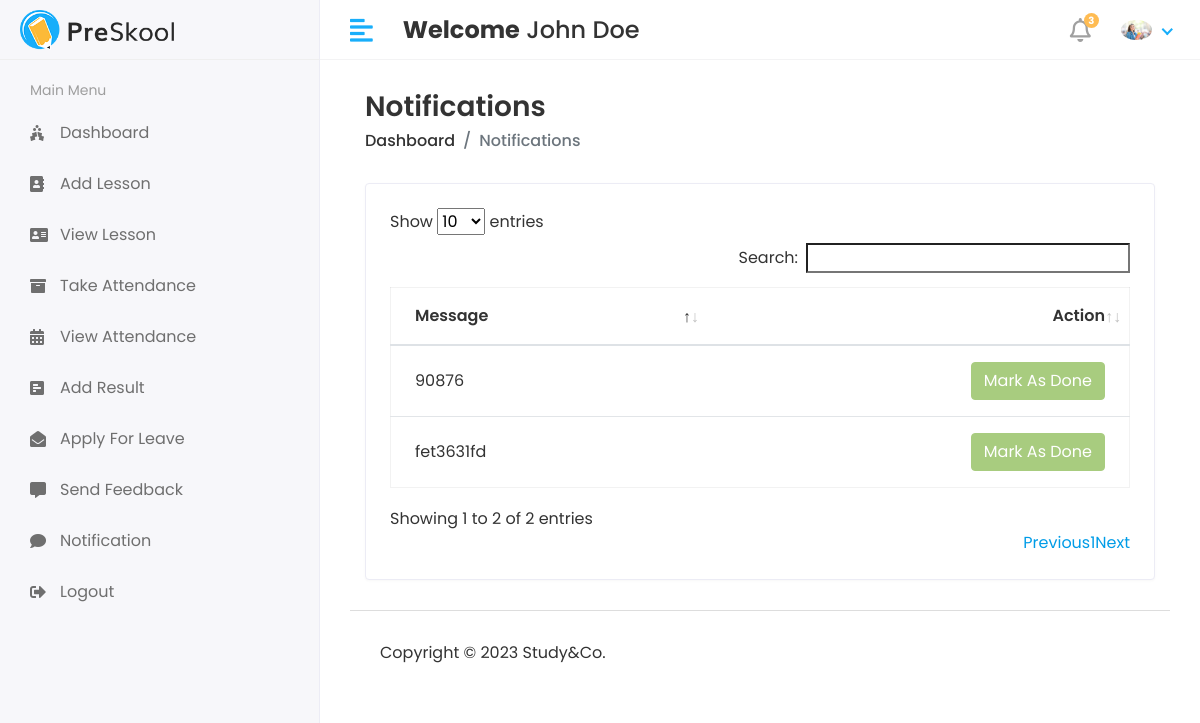
The page /Staff/Notification (signed in) on the database as committed earlier.
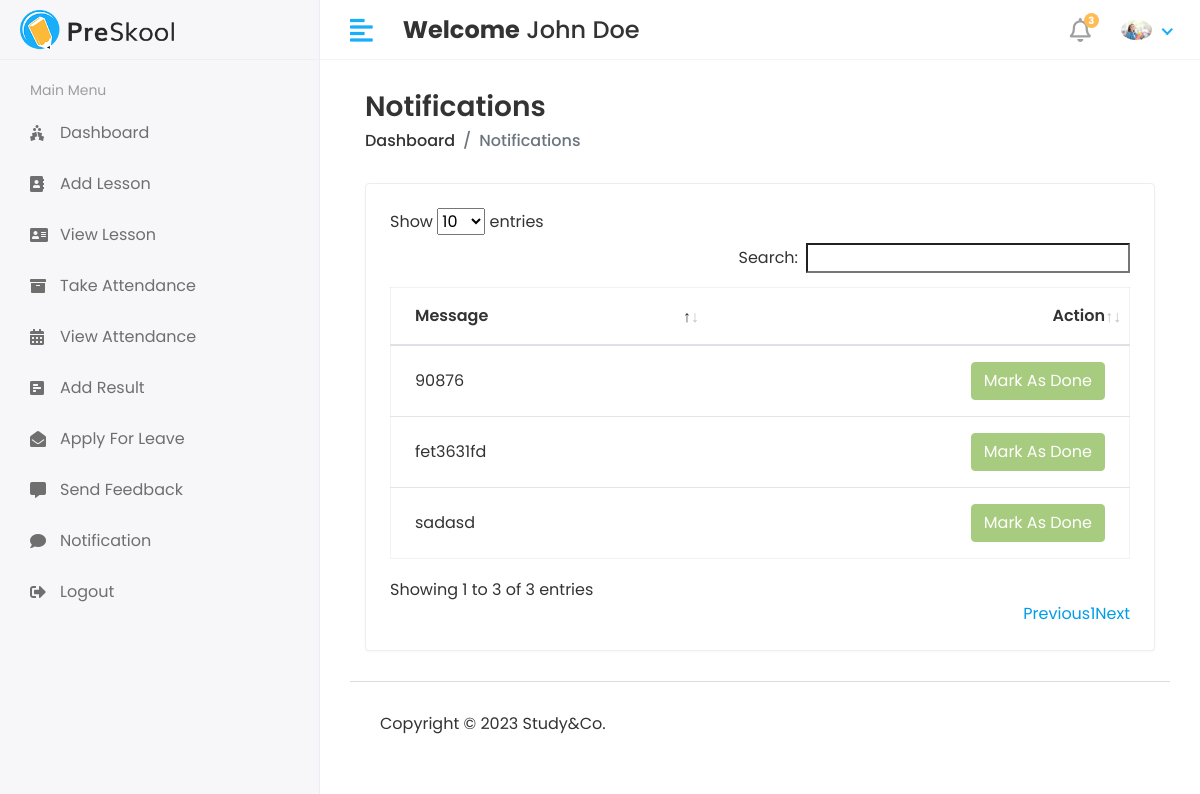
The same page on the database as committed later.
### StudyApp/models.py (models this page shows, shortened)
class Staff_Notification(models.Model):
    staff_id = models.ForeignKey(Staff,on_delete=models.CASCADE)
    message = models.TextField()
    created_at = models.DateTimeField(auto_now_add=True)
    status = models.IntegerField(null=True,default=0)

### StudyGo/Staff_Views.py (the view)
# urls.py: path('Staff/Notification',Staff_Views.NOTIFICATIONS,name='notifications'),
@login_required(login_url='/')
def NOTIFICATIONS(request):
    staff = Staff.objects.filter(admin = request.user.id)
    for i in staff:
        staff_id = i.id
        notification = Staff_Notification.objects.filter(staff_id = staff_id)
        context = {
            'notification':notification,
        }
    return render(request,'Staff/notification.html',context)

### templates/Staff/notification.html (shortened to what this page needs)
{% extends 'base.html' %} {% block content %}
<div class="content container-fluid">
  <div class="page-header">
    <div class="row align-items-center">
      <div class="col">
        <h3 class="page-title">Notifications</h3>
        <ul class="breadcrumb">
          <li class="breadcrumb-item"><a href="index.html">Dashboard</a></li>
          <li class="breadcrumb-item active">Notifications</li>
        </ul>
      </div>
    </div>
  </div>
  <div class="row">
    <div class="col-sm-12">
      <div class="card card-table">
        <div class="card-body">
          <div class="table-responsive">
            <table id="table_id" class="table table-hover table-center mb-0">
              <thead>
                <tr>
                  <th>Message</th>
                  <th class="text-right">Action</th>
                </tr>
              </thead>
              <tbody>
                {% for i in notification %}
                <tr>
                  <td>{{i.message}}</td>
                  <td class="text-right">
                    <div class="actions">
                      {% if i.status == 0 %}
                      <a
                        href="{% url 'staff_notification_mark_as_done' status=i.id %}"
                        class="btn btn-success"
                        >Mark As Done</a
                      >
                      {% else %}
                      <button class="btn btn-success" disabled="disabled">
                        Mark As Done
                      </button>
                      {% endif %}
                    </div>
                  </td>
                </tr>
                {% endfor %}
              </tbody>
            </table>
          </div>
        </div>
      </div>
    </div>
  </div>
</div>
{% endblock content %}

Rows that differ between the two databases and show on the page:
added Staff_Notification: message "sadasd", status "Mark As Done"
Other text that changed with them:
text written by a page script: "Show entries Search: Showing 1 to 2 of 2 entries Previous 1 Next" → "Show entries Search: Showing 1 to 3 of 3 entries Previous 1 Next"
